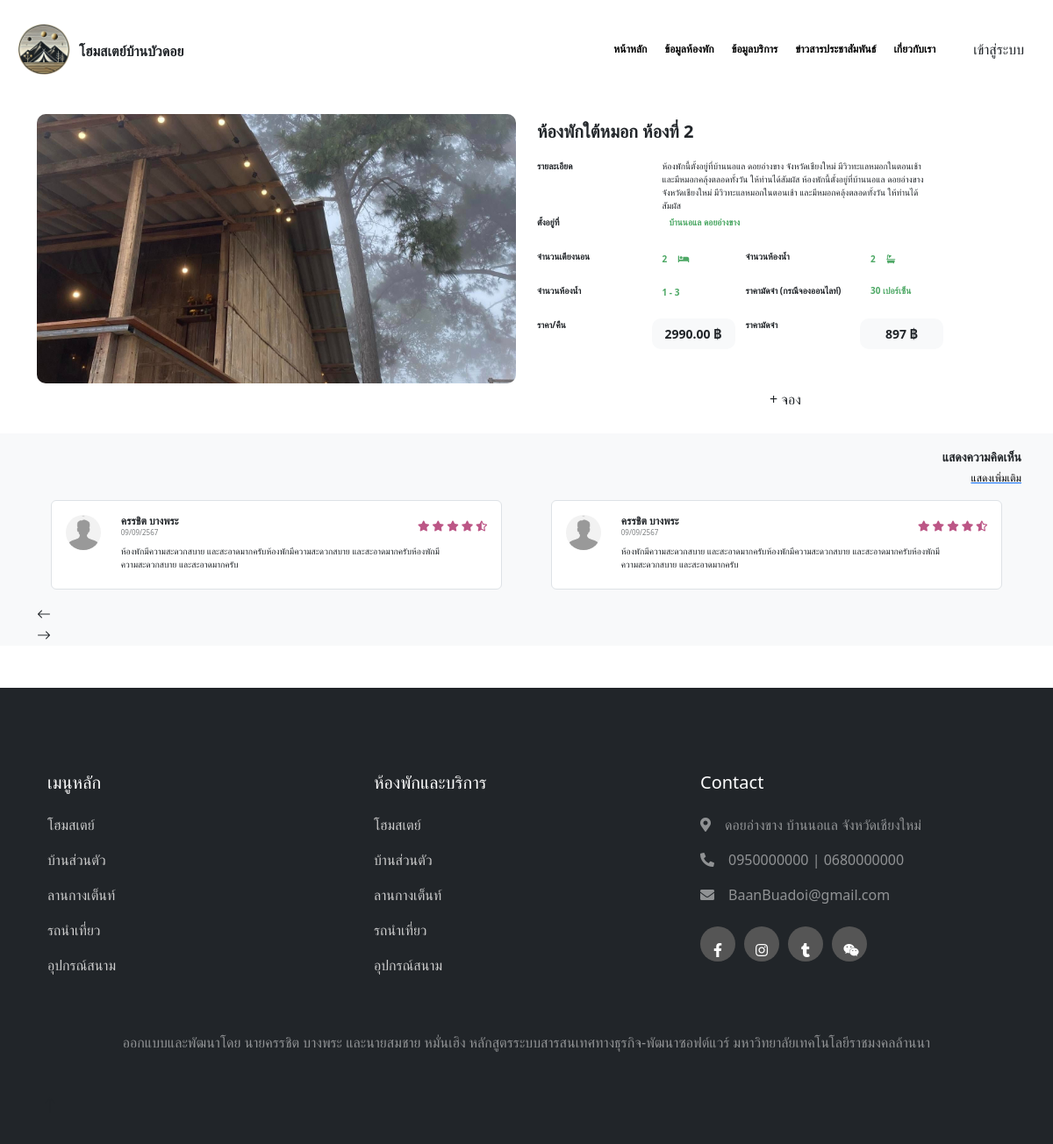
Screenshot of /deteil_product.php?id=16 with the database file from the repository.
### tables this page shows
CREATE TABLE `room_product` (
  `roomID` smallint(5) UNSIGNED ZEROFILL NOT NULL,
  `roomPrice` decimal(8,2) NOT NULL,
  `roomName` varchar(100) NOT NULL,
  `roomDetail` varchar(500) NOT NULL,
  `roomBed` smallint(3) NOT NULL,
  `roomBath` smallint(3) NOT NULL,
  `roomLocation` varchar(500) NOT NULL,
  `roomPic` varchar(100) NOT NULL,
  `roomMax` smallint(2) NOT NULL,
  `roomMin` tinyint(1) NOT NULL,
  `stdID` smallint(5) UNSIGNED ZEROFILL NOT NULL
);

### deteil_product.php (the view, shortened to what this page needs)
<?php
$db_con = connect_db();
$id = $_GET['id'];
$query = $db_con->prepare("SELECT * FROM room_product WHERE roomID = :id");
$query->bindParam(':id', $id, PDO::PARAM_INT);
$query->execute();
$room = $query->fetch(PDO::FETCH_ASSOC);
$price = $room['roomPrice'];
$deposit = ($price * 30) / 100;
?>
<!DOCTYPE html>
<html lang="en">
<head>
    <link href="https://cdn.jsdelivr.net/npm/bootstrap@5.0.2/dist/css/bootstrap.min.css" rel="stylesheet">
    <link rel="stylesheet" href="tabbar_view/nav_bar.css">
    <link rel="stylesheet" href="style1.css">
    <link rel="stylesheet" href="https://cdn.lineicons.com/3.0/lineicons.css">
    <link href="https://cdnjs.cloudflare.com/ajax/libs/font-awesome/5.10.0/css/all.min.css" rel="stylesheet">
    <link href="https://cdn.jsdelivr.net/npm/bootstrap-icons@1.4.1/font/bootstrap-icons.css" rel="stylesheet">
    <link href="lib/owlcarousel/assets/owl.carousel.min.css" rel="stylesheet">
    <link href="css/bootstrap.min.css" rel="stylesheet">
</head>
<body>
    <div class="container-xxl bg-white p-0">
        <nav id="navbar">
            <?php include("tabbar_view/tab_bar.php"); ?>
        </nav>
        <div class="container mt-5">
            <div class="row">
                <div class="col-md-6 mb-3" id="deteil_img">
                    <?php if (isset($room['roomPic'])): ?>
                        <img style="border-radius: 10px;" src="img/room_pic/<?php echo htmlspecialchars($room['roomPic']); ?>" alt="Room Image" class="img-fluid">
                    <?php endif; ?>
                </div>
                <div class="col-md-6 mt-2" id="deteil_text" style="font-size: 10px;">
                    <h1 class="fw-bold" style="font-size: 20px; margin-bottom: 20px;"><?php echo htmlspecialchars($room['roomName']); ?></h1>
                        <div class="row mb-1">
                            <div class="col-md-3 fw-bold"><p>รายละเอียด</p></div>
                            <div class="col-md-7"><?php echo htmlspecialchars($room['roomDetail']); ?></div>
                        </div>
                        <div class="row mb-2">
                            <div class="col-md-3 fw-bold"><p>ตั้งอยู่ที่</p></div>
                            <div style="color:#4DA865; " class="col-md-7 fw-bold"><i class="lni lni-map-marker me-2" style=""></i><?php echo htmlspecialchars($room['roomLocation']); ?></div>
                        </div>
                        <div class="row mb-2">
                            <div class="col-md-3 fw-bold"><p>จำนวนเตียงนอน</p></div>
                            <div style="color:#4DA865; " class="col-md-2 fw-bold"><?php echo htmlspecialchars($room['roomBed']); ?> <i class="fa fa-bed me-2" style="padding: 5px; margin-left: 5px;"></i></div>
                            <div class="col-md-3 fw-bold"><p>จำนวนห้องน้ำ</p></div>
                            <div style="color:#4DA865; " class="col-md-2 fw-bold"><?php echo htmlspecialchars($room['roomBed']); ?> <i class="fa fa-bath me-2" style="padding: 5px; margin-left: 5px;"></i></div>
                        </div>
                        <div class="row mb-2">
                            <div class="col-md-3 fw-bold"><p>จำนวนห้องน้ำ</p></div>
                            <div style="color:#4DA865; " class="col-md-2 fw-bold"><?php echo htmlspecialchars($room['roomMin']); ?> - <?php echo htmlspecialchars($room['roomMax']);?> </div>
                            <div class="col-md-3 fw-bold"><p>ราคามัดจำ (กรณีจองออนไลท์)</p></div>
                            <div style="color:#4DA865; " class="col-md-2 fw-bold">30 เปอร์เซ็น</div>
                        </div>
                        <div class="row mb-2">
                            <div class="col-md-3 fw-bold"><p>ราคา/คืน</p></div>
                            <div class="col-md-2 bg-light text-center" style="margin:0; padding:0; border-radius: 10px;"><h3 class="fw-bold" style="font-size:14px; margin-top:10px;"><?php echo $price ?> ฿</h3></div>
                            <div class="col-md-3 fw-bold"><p>ราคามัดจำ</p></div>
                            <div class="col-md-2 bg-light text-center" style="margin:0; padding:0; border-radius: 10px;"><h3 class="fw-bold" style="font-size:14px; margin-top:10px;"><?php echo $deposit ?> ฿</h3></div>
                        </div>
                    <br><br>
                    <button class="btn btn-custom" style="width: 100%;"> + จอง </button>
                </div>
            </div>
        </div>
        <div class="container-xxl bg-light" style="margin-top:20px;">
            <div class="row " style="width: 100%;">
                <div class="text-end mt-3">
                    <p class="fw-bold" style="font-size: 14px; margin-bottom: 5px;">แสดงความคิดเห็น</p>
                    <a href="#" data-bs-toggle="modal" data-bs-target="#exampleModal" class="text-decoration-underline" style="text-decoration: none;"><p class="" style="font-size: 12px; margin:0; color: black;">แสดงเพิ่มเติม</p></a>
                </div>
            </div>
            <div class="container">
                <div class="owl-carousel testimonial-carousel wow fadeInUp" data-wow-delay="0.1s">
                    <?php for($i = 0; $i < 5 ; $i++){ ?>
                        <div class="testimonial-item bg-light rounded p-3">
                            <div class="bg-white border rounded p-3 pb-1 d-flex">
                                <div class="testimonial-image me-1" style="width: 70px;">
                                    <img src="img/profile/profile_1.jpg" alt="Reviewer Image" class="img-fluid rounded-circle" style="width: 40px; height: 40px;">
                                </div>
                                <div class="testimonial-content d-flex flex-column">
                                    <div class="d-flex justify-content-between align-items-center mb-2">
                                        <div class="star-rating" style="font-size: 12px;">
                                            <h5 class="fw-bold mb-0" style="font-size: 12px;">ครรชิต บางพระ</h5>
                                            <p class="mb-0" style="font-size: 8px; opacity: 60%;">09/09/2567</p>
                                        </div>
                                        <div class="star-rating" style="font-size: 12px; color: #BC5686;">
                                            <i class="fa fa-star"></i>
                                            <i class="fa fa-star"></i>
                                            <i class="fa fa-star"></i>
                                            <i class="fa fa-star"></i>
                                            <i class="fa fa-star-half-alt"></i>
                                        </div>
                                    </div>
                                    <p style="width: 90%; font-size: 10px;">ห้องพักมีความสะดวกสบาย และสะอาดมากครับห้องพักมีความสะดวกสบาย และสะอาดมากครับห้องพักมีความสะดวกสบาย และสะอาดมากครับ</p>
                                </div>
                            </div>
                        </div>
                    <?php } ?>
                </div>
            </div>
        </div>
    </div>
    <nav>
        <?php include("footer.php"); ?>
    </nav>
</body>
</html>

### tabbar_view/nav_bar.css (style rules this page uses)
#navbar { transition: all 0.3s ease; }
.btn-custom { background-color: #4DA866; color: white; margin-left: 10px; padding: 10px 20px; font-size: 12px; border-radius: 5px; }

### style1.css (style rules this page uses)
body { margin: 0; padding: 0; font-family: kkfont; }
.container { max-width: 1280px; margin: 0 auto; }
nav { z-index: 3; position: sticky; top: 15px; }

### rows the page displays
room_product: roomPic (picture), roomName "ห้องพักใต้หมอก ห้องที่ 2", roomDetail "ห้องพักนี้ตั้งอยู่ที่บ้านนอแล ดอยอ่างขาง จังหวัดเชียงใหม่ มีวิวทะแลหมอกในตอนเช้า และมีหมอกคลุ้งตลอดทั้งวัน ให้ท่านได้สัมผัส ห้องพักนี้ตั้งอยู่ที่บ้านนอแล ดอยอ่างขาง จังหวัดเชียงใหม่ มีวิวทะแลหมอกในตอนเช้า และมีหมอกคลุ้งตลอดทั้งวัน ให้ท่านได้สัมผัส", roomLocation "บ้านนอแล ดอยอ่างขาง", roomBed "2", roomMin "1", roomMax "3", roomPrice "2990.00", roomPrice "897"
